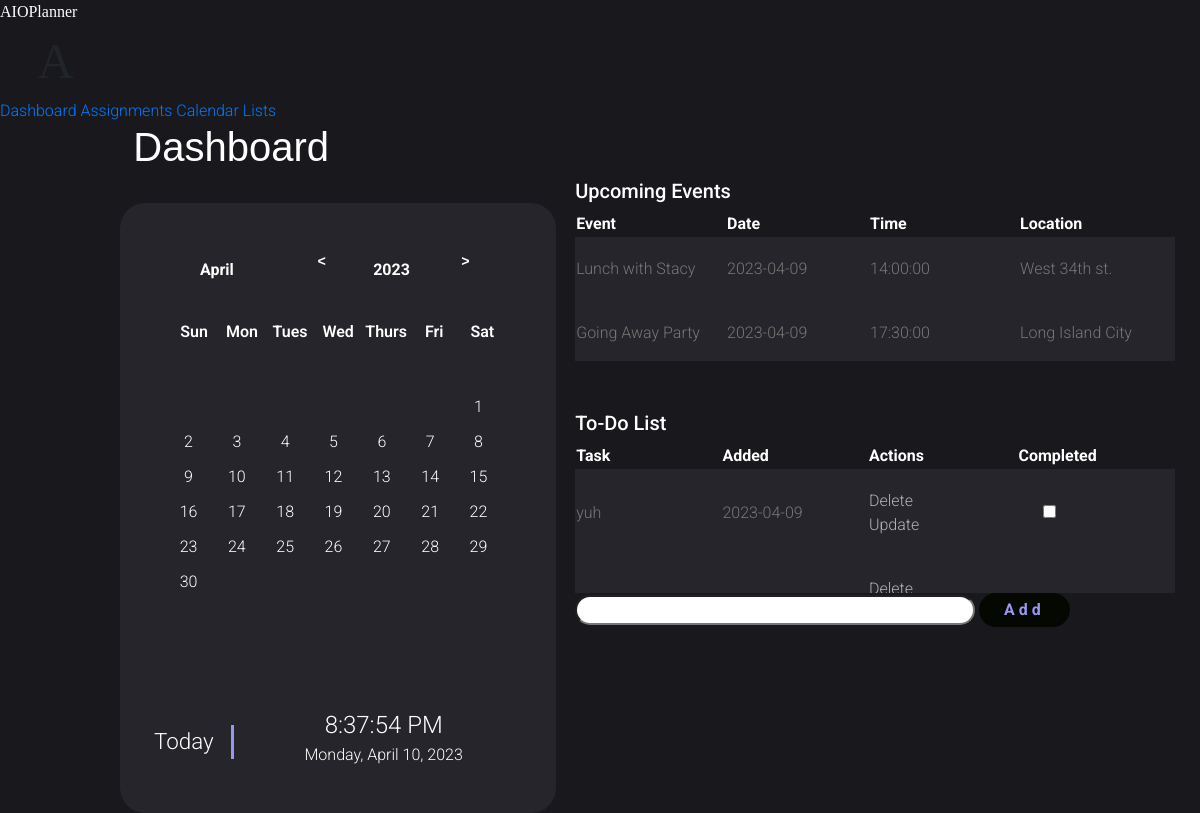
Page /dashboard on the earlier database version.
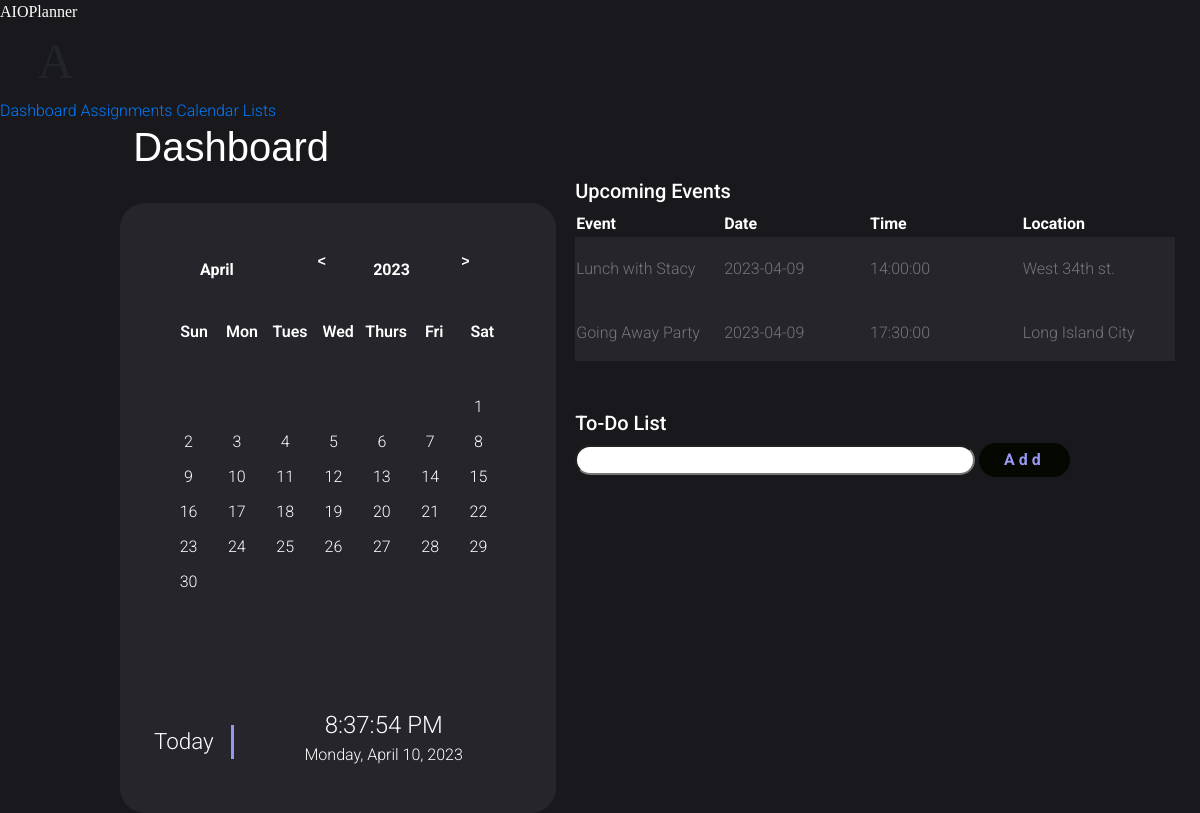
Same page on the later database version.
### src/Models/models.py (models this page shows, shortened)
class Event(db.Model):
    id = db.Column(db.Integer, primary_key = True)
    title = db.Column(db.String(200), nullable = False)
    completed = db.Column(db.Integer, default = 0)
    date_created = db.Column(db.DateTime, default = datetime.utcnow)
    dateTime_of_event = db.Column(db.DateTime, default = datetime.utcnow)
    location_of_event = db.Column(db.String(200), nullable = False)
    endTime_of_event = db.Column(db.String(200), nullable = False)

class Todo(db.Model):
    id = db.Column(db.Integer, primary_key = True)
    content = db.Column(db.String(200), nullable = False)
    completed = db.Column(db.Integer, default = 0)
    date_created = db.Column(db.DateTime, default = datetime.utcnow)
    list_id = db.Column(db.Integer, db.ForeignKey('list.id'))

### app.py (the view)
    @app.route('/dashboard', methods = ['POST', 'GET'])
    def dashboard():
        if request.method == "POST":
            task_content = request.form['content']
            new_Task = Todo(content=task_content)
            try:
                db.session.add(new_Task)
                db.session.commit()
                return redirect('/dashboard')
            except:
                return "There was an issue adding your task"
        else:
            tasks = Todo.query.order_by(desc(Todo.date_created)).all()
            events = Event.query.order_by(Event.dateTime_of_event).all()
            return render_template("dashboard.html", tasks=tasks, Events = events)

### templates/dashboard.html (shortened to what this page needs)
{% extends "base.html" %}
{% block body %}
<div class="page-content">
    <h1 style = "color: white; font-family: sans-serif;">&nbsp&nbsp&nbsp&nbsp&nbsp&nbsp&nbsp&nbsp&nbsp&nbsp&nbsp&nbspDashboard</h1>
    <div class = "containerCali" id = "child">
        <div class="calendar">
            <div class = "calendar-header">
                <span class = "month-picker" id = "month-picker"> April </span>
                    <span class = "year-change" id = "pre-year">
                        <pre style = "color: white;"><</pre>
                    </span>
                    <span id = "year"> 2023 </span>
                    <span class = "year-change" id = "next-year">
                        <pre style = "color: white;"> ></pre>
                    </span>
            </div>
            <div class = "calendar-body">
                <div class = "calendar-week-days">
                    <div>Sun</div>
                    <div>Mon</div>
                    <div>Tues</div>
                    <div>Wed</div>
                    <div>Thurs</div>
                    <div>Fri</div>
                    <div>Sat</div>
                </div>
                <div class = "calendar-days">
                </div>
            </div>
            <div class = "calendar-footer">
            </div>
            <div class = "date-time-formate">
                <div class = "day-text-formate">Today</div>
                <div class = "date-time-value">
                    <div class = "time-formate">02:51:20</div>
                    <div class = "date-formate">23 - july - 2022</div>
                </div>
            </div>
        </div>
    </div>
    <div class = "eventsAndTasks" id = "child">
        <div class = "upcomingEvents" id = "childElement">
            <h1 style = "color:white; font-size: 20px;">Upcoming Events</h1>
            {% if Events%}
            <table class = "custom-table">
                <thead>
                    <tr scope = "row" >
                        <th scope = "col">Event</th>
                        <th scope = "col">Date</th>
                        <th scope = "col">Time</th>
                        <th scope = "col">Location</th>
                    </tr>
                </thead>
                <tbody>
                    {% for event in Events%}
                    <tr scope = "row">
                        <td>{{event.title}}</td>
                        <td>{{event.dateTime_of_event.date()}}</td>
                        <td>{{event.dateTime_of_event.time()}}</td>
                        <td>{{event.location_of_event}}</td>
                    </tr>
                    {% endfor %}
                </tbody>
            </table>
            {% endif %}
        </div>
        <div class = "to-do_tile" id = "childElement">
                <h1 class = "To-do_title" style="color:white; font-size: 20px;">To-Do List</h1>
                {% if tasks%}
                <table class="custom-table">
                    <thead>
                        <tr scope="row">
                            <th scope="col">Task</th>
                            <th scope="col">Added</th>
                            <th scope="col">Actions</th>
                            <th scope="col">Completed</th>
                        </tr>
                    </thead>
                    {% for task in tasks %}
                    {% if not task.list_id %}
                    <tbody>
                        <tr scope="row">
                            <td>{{ task.content }}</td>
                            <td>{{ task.date_created.date() }}</td>
                            <td>
                                <a href="/delete/{{task.id}}">Delete</a>
                                <br>
                                <a href="/update/{{task.id}}">Update</a>
                            </td>
                            <td>
                                <form action = "/checkbox/{{task.id}}", method = "POST" >
                                    {% if task.completed == true%}
                                    <tab></tab>
                                    <input type = "checkbox" name = "Check" class = "Check" onChange="this.form.submit()" checked>
                                    {%- elif task.completed == false -%}
                                    <input type = "checkbox" name = "Check" class = "Check" onChange="this.form.submit()">
                                    {%- endif %}
                                </form>
                            </td>
                        </tr>
                    </tbody>
                    {%endif%}
                    {% endfor %}
                </table>
                {% endif %}
                <form action = "/dashboard" method = "POST">
                    <input type="text"  name="content" id = "content" class = "to-do_content">
                    <button class = "button1">Add</button>
                </form>
            </div>
    </div>
</div>
{% endblock %}

### templates/base.html (shortened to what this page needs)
<!DOCTYPE html>
<html lang="en">
<head>
    <link rel = "stylesheet" href = "{{ url_for('static', filename='css/main.css') }}">
    <link href="../static/css/main.css" rel="stylesheet" />
    <link rel="stylesheet" href="../static/css-table-18/fonts/icomoon/style.css">
    <link rel="stylesheet" href="../static/css-table-18/css/owl.carousel.min.css">
    <link rel="stylesheet" href="../static/css-table-18/css/bootstrap.min.css">
    <link rel="stylesheet" href="../static/css-table-18/css/style.css">
    <link rel="stylesheet" href="https://code.getmdl.io/1.3.0/material.indigo-pink.min.css">
</head>
<body>
    <div class="demo-layout-transparent mdl-layout mdl-layout mdl-js-layout">
        <header class="mdl-layout__header mdl-layout__header--transparent">
          <div class="mdl-layout__header-row">
            <span class="mdl-layout-title">
                <a class = "Logo" href="/dashboard" >AIOPlanner</a>
            </span>
          </div>
        </header>
        <div class="mdl-layout__drawer">
          <span class="mdl-layout-title" style = "font-size: 50px; font-family: myFirstFont;">&nbsp&nbsp&nbspA</span>
          <nav class="mdl-navigation">
            <a class="mdl-navigation__link" href="/dashboard">Dashboard</a>
            <a class="mdl-navigation__link" href="/assignments">Assignments</a>
            <a class="mdl-navigation__link" href="/calendar">Calendar</a>
            <a class="mdl-navigation__link" href="/Lists">Lists</a>
          </nav>
        </div>
        <main class="mdl-layout__content">
            {% block body %}{% endblock %}
        </main>
    </div>
</body>
</html>

### static/css/main.css (style rules this page uses)
body { animation: fadeInAnimation ease 1.3s; animation-iteration-count: 1; animation-fill-mode: forwards; }
.containerCali { width: max-content; height: max-content; position: relative; display: flex; padding: 2% 0px 0px 0px; justify-content: center; top: 10%; right: 0%; height: 100%; }
.calendar { height: 610px; width: max-content; background-color: #25252b; border-radius: 25px; overflow: hidden; padding: 30px 50px 0px 50px; box-shadow: var(--shadow); color: white; }
.calendar-header { background: #25252b; display: flex; justify-content: space-between; align-items: center; font-weight: 700; color: white; padding: 20px; }
.calendar-body { pad: 10px; }
.calendar-week-days { display: grid; grid-template-columns: repeat(7,1fr); font-weight: 600; color: white; }
.calendar-week-days div { display: grid; place-items: center; color: var(--bg-secondary); height: 50px; }
.calendar-days { display: grid; grid-template-columns: repeat(7,1fr); gap: 2px; color: var(--color-txt); }
.month-picker { padding: 5px 10px; border-radius: 10px; cursor: pointer; }
.year-change { height: 30px; width: 30px; border-radius: 50%; display: grid; place-items: center; margin: 0px 10px; cursor: pointer; color: white; }
.calendar-footer { padding: 10px; display: flex; justify-content: flex-end; align-items: center; }
.date-time-formate { width: max-content; height: max-content; position: relative; display: inline; top: 140px; justify-content: center; }
.day-text-formate { font-size: 1.4rem; padding-right: 5%; border-right: 3px solid #9796f0; position: absolute; left: -1rem; }
.date-time-value { display: block; height: max-content; width: max-content; position: relative; left: 40%; top: -18px; text-align: center; }
.time-formate { font-size: 1.5rem; }
.button1 { padding: 5px 25px; background-color: #050801; color: #9796f0; font-weight: bold; border: none; border-radius: 25px; letter-spacing: 4px; overflow: hidden; transition: 0.5s; cursor: pointer; }
.to-do_content { width: 400px; border-radius: 25px; }

### static/css-table-18/css/style.css (style rules this page uses)
body { font-family: "Roboto", -apple-system, BlinkMacSystemFont, "Segoe UI", Roboto, "Helvetica Neue", Arial, "Noto Sans", sans-serif, "Apple Color Emoji", "Segoe UI Emoji", "Segoe UI Symbol", "Noto Color Emoji"; background-color: #19191d; font-weight: 300; }
h1, h2, h3, h4, h5, h6, .h1, .h2, .h3, .h4, .h5, .h6 { font-family: "Roboto", -apple-system, BlinkMacSystemFont, "Segoe UI", Roboto, "Helvetica Neue", Arial, "Noto Sans", sans-serif, "Apple Color Emoji", "Segoe UI Emoji", "Segoe UI Symbol", "Noto Color Emoji"; }
a { -webkit-transition: .3s all ease; -o-transition: .3s all ease; transition: .3s all ease; }
a, a:hover { text-decoration: none !important; }
.custom-table { min-width: 600px; display: block; height: 150px; width: 500px; overflow-y: auto; }
.custom-table thead tr, .custom-table thead th { width: 200px; border-top: none; border-bottom: none !important; color: #fff; }
.custom-table tbody th, .custom-table tbody td { width: 200px; color: #777; font-weight: 400; padding-bottom: 20px; padding-top: 20px; font-weight: 300; }
.custom-table tbody tr:not(.spacer) { border-radius: 7px; overflow: hidden; -webkit-transition: .3s all ease; -o-transition: .3s all ease; transition: .3s all ease; }
.custom-table tbody tr th, .custom-table tbody tr td { background: #25252b; border: none; -webkit-transition: .3s all ease; -o-transition: .3s all ease; transition: .3s all ease; }
.custom-table tbody tr th:first-child, .custom-table tbody tr td:first-child { border-top-left-radius: 0px; border-bottom-left-radius: 0px; }
.custom-table tbody tr th:last-child, .custom-table tbody tr td:last-child { border-top-right-radius: 0px; border-bottom-right-radius: 0px; }
.To-do_title { font-size: 15px; margin-top: 50px; }
.Logo { color: #fff; }
#child { display: inline-block; position: relative; left: 10%; vertical-align:top; }
#childElement { position: relative; padding: 0px 0px 0px 15px; }
.Logo { font-family: myFirstFont; }

Differences in the rows shown:
removed Todo: content "yuh", date_created "2023-04-09"
Other differences:
text no longer shown: "Task Added Actions Completed"
